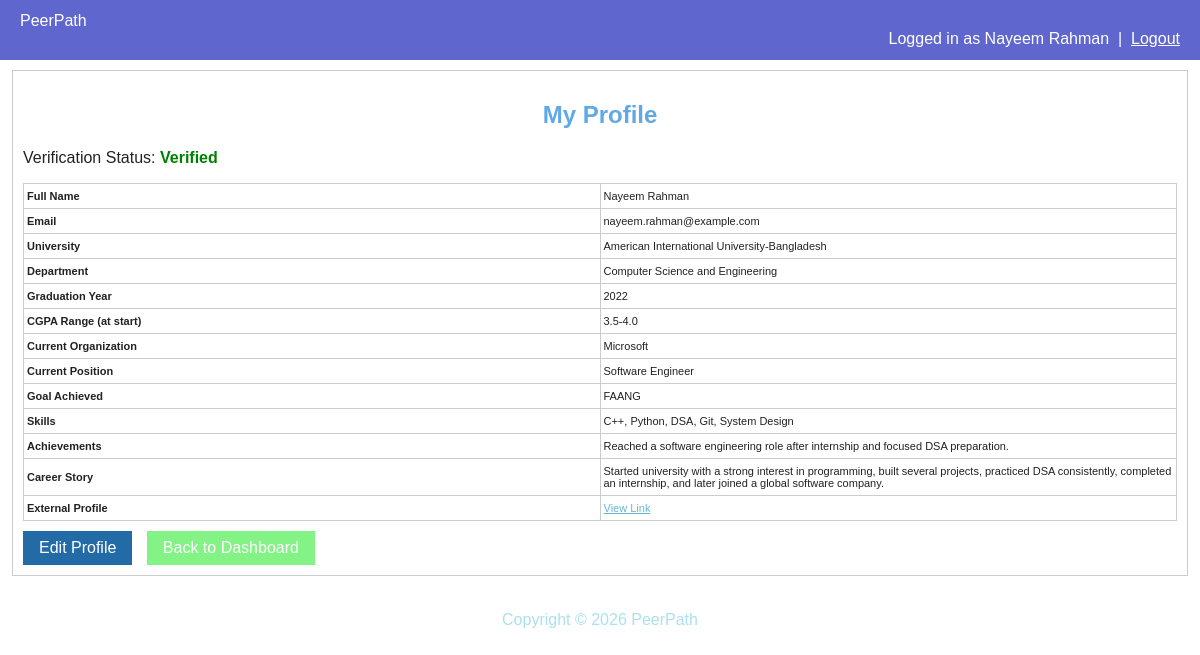
The page /mentor_profile_view.php (signed in) on the database its author committed.
### tables this page shows
CREATE TABLE mentor_profiles (
    user_id              INT PRIMARY KEY,
    university           VARCHAR(150),
    department           VARCHAR(100),
    cgpa_range           ENUM('<2.5','2.5-3.0','3.0-3.5','3.5-4.0'),  
    graduation_year      YEAR,
    current_organization VARCHAR(150),
    current_position     VARCHAR(150),
    skills               VARCHAR(255),
    achievements         TEXT,
    career_story         TEXT,            
    external_profile_url VARCHAR(255),     
    goal_achieved        ENUM('FAANG','MS_Abroad','PhD_Abroad','PhD_Local',
                               'Research','Startup','Government','Other'),
    verification_status  ENUM('pending','verified','rejected') DEFAULT 'pending',
    FOREIGN KEY (user_id) REFERENCES users(user_id) ON DELETE CASCADE
);

CREATE TABLE users (
    user_id     INT AUTO_INCREMENT PRIMARY KEY,
    full_name   VARCHAR(100) NOT NULL,
    email       VARCHAR(150) NOT NULL UNIQUE,
    password    VARCHAR(255) NOT NULL,
    role        ENUM('student', 'mentor', 'admin') NOT NULL,
    created_at  TIMESTAMP DEFAULT CURRENT_TIMESTAMP
);

### mentor_profile_view.php (the view, shortened to what this page needs)
<?php
include("db.php");
$userId = $_SESSION["user_id"];
$stmt = mysqli_prepare($conn,
    "SELECT u.full_name, u.email,
            m.university, m.department, m.cgpa_range, m.graduation_year,
            m.current_organization, m.current_position, m.skills,
            m.achievements, m.career_story, m.external_profile_url,
            m.goal_achieved, m.verification_status
     FROM users u
     JOIN mentor_profiles m ON u.user_id = m.user_id
     WHERE u.user_id = ?");
mysqli_stmt_bind_param($stmt, "i", $userId);
mysqli_stmt_execute($stmt);
$result = mysqli_stmt_get_result($stmt);
$profile = mysqli_fetch_assoc($result);
?>
<!DOCTYPE html>
<html>
<head>
    <link rel="stylesheet" href="style.css">
</head>
<body>
<div class="navbar">
    <div class="nav-links">
        <a href="mentor_dashboard.php">PeerPath</a>
    </div>
    <div class="nav-user">
        Logged in as <?php echo htmlspecialchars($_SESSION["full_name"]); ?>
        &nbsp;|&nbsp;
        <a href="logout.php">Logout</a>
    </div>
</div>
<div class="container">
    <div class="card">
        <h2>My Profile</h2>
        <p>
            Verification Status:
            <span class="status-<?php echo htmlspecialchars($profile["verification_status"]); ?>">
                <?php echo htmlspecialchars(ucfirst($profile["verification_status"])); ?>
            </span>
        </p>
        <table class="table-basic">
            <tr><td><strong>Full Name</strong></td><td><?php echo htmlspecialchars($profile["full_name"]); ?></td></tr>
            <tr><td><strong>Email</strong></td><td><?php echo htmlspecialchars($profile["email"]); ?></td></tr>
            <tr><td><strong>University</strong></td><td><?php echo htmlspecialchars($profile["university"]); ?></td></tr>
            <tr><td><strong>Department</strong></td><td><?php echo htmlspecialchars($profile["department"]); ?></td></tr>
            <tr><td><strong>Graduation Year</strong></td><td><?php echo htmlspecialchars($profile["graduation_year"]); ?></td></tr>
            <tr><td><strong>CGPA Range (at start)</strong></td><td><?php echo htmlspecialchars($profile["cgpa_range"]); ?></td></tr>
            <tr><td><strong>Current Organization</strong></td><td><?php echo htmlspecialchars($profile["current_organization"]); ?></td></tr>
            <tr><td><strong>Current Position</strong></td><td><?php echo htmlspecialchars($profile["current_position"]); ?></td></tr>
            <tr><td><strong>Goal Achieved</strong></td><td><?php echo htmlspecialchars($profile["goal_achieved"]); ?></td></tr>
            <tr><td><strong>Skills</strong></td><td><?php echo htmlspecialchars($profile["skills"]); ?></td></tr>
            <tr><td><strong>Achievements</strong></td><td><?php echo htmlspecialchars($profile["achievements"]); ?></td></tr>
            <tr><td><strong>Career Story</strong></td><td><?php echo nl2br(htmlspecialchars($profile["career_story"])); ?></td></tr>
            <tr>
                <td><strong>External Profile</strong></td>
                <td>
                    <?php if (!empty($profile["external_profile_url"])): ?>
                        <a href="<?php echo htmlspecialchars($profile["external_profile_url"]); ?>" target="_blank" rel="noopener noreferrer">
                            View Link
                        </a>
                    <?php else: ?>
                        Not provided
                    <?php endif; ?>
                </td>
            </tr>
        </table>
        <div class="btn-row">
            <a href="mentor_profile_edit.php" class="btn">Edit Profile</a>
            <a href="mentor_dashboard.php" class="btn btn-secondary">Back to Dashboard</a>
        </div>
    </div>
</div>
<p class="site-footer">Copyright &copy; <?php echo date("Y"); ?> PeerPath</p>
</body>
</html>

### style.css (style rules this page uses)
body { font-family: Arial, sans-serif; background-color: #ffffff; color: #222222; margin: 0; }
h1, h2, h3 { text-align: center; color: #60a9e4; }
a { color: #62bad7; }
.container { width: 98%; max-width: 100%; margin: 10px auto; }
.card { background-color: rgb(255, 255, 255); border: 1px solid #cccccc; padding: 10px; margin-bottom: 20px; width: 100%; box-sizing: border-box; overflow: hidden; }
.navbar { overflow: hidden; background-color: #5f66ce; padding: 12px 20px; }
.navbar .nav-links a { color: white; margin-right: 15px; text-decoration: none; }
.navbar .nav-user { color: white; float: right; }
.navbar .nav-user a { color: white; }
.btn { display: inline-block; padding: 8px 16px; background-color: #226ba7; color: white; border: none; text-decoration: none; cursor: pointer; }
.btn-secondary { background-color: #84f386; }
.btn-row { margin-top: 10px; }
.btn-row a, .btn-row input { margin-right: 10px; }
.table-basic { width: 100%; border-collapse: collapse; background-color: white; table-layout: fixed; }
.table-basic th, .table-basic td { border: 1px solid #cccccc; padding: 6px 3px; font-size: 11px; word-wrap: break-word; overflow: hidden; }
.status-verified, .status-accepted { color: green; font-weight: bold; }
.site-footer { text-align: center; padding: 15px; color: #abe0ec; }

### rows shown on the page
mentor_profiles: verification_status "Verified", user_id.full_name "Nayeem Rahman", user_id.email "nayeem.rahman@example.com", university "American International University-Bangladesh", department "Computer Science and Engineering", graduation_year "2022", cgpa_range "3.5-4.0", current_organization "Microsoft", current_position "Software Engineer", goal_achieved "FAANG", skills "C++, Python, DSA, Git, System Design", achievements "Reached a software engineering role after internship and focused DSA preparation.", career_story "Started university with a strong interest in programming, built several projects, practiced DSA consistently, completed an internship, and later joined a global software company."

### other values the page prints
$_SESSION["full_name"] "Nayeem Rahman"
